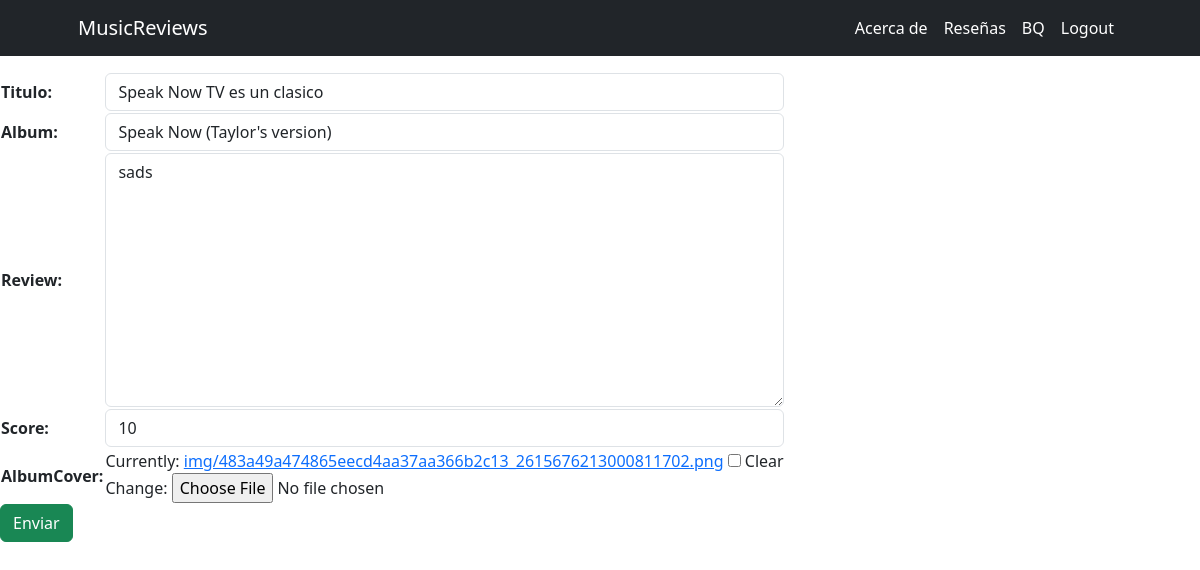
The page /editReview/Speak Now TV es un clasico (signed in) on the database its author committed.
### blog/models.py (models this page shows)
class review(models.Model):
    scorePick = (
        ('1','1'),
        ('2','2'),
        ('3','3'),
        ('4','4'),
        ('5','5'),
        ('6','6'),
        ('7','7'),
        ('8','8'),
        ('9','9'),
        ('10','10'),
        )
    titulo = models.CharField(max_length=200)
    album = models.CharField(max_length=200)
    review = models.TextField(null=True, blank=True)
    score = models.CharField(max_length=10, choices=scorePick, default='uno')
    fechaPublicacion = models.DateTimeField(auto_now_add=True)
    albumCover =  models.ImageField(null=True, blank=True, upload_to="img/")
    author = models.ForeignKey(
        settings.AUTH_USER_MODEL,
        on_delete=models.CASCADE,
        default=1
    )

### blog/views.py (the view)
# urls.py: path('editReview/<TituloReview>', editReview, name="editReview"),
@login_required
def editReview(request, TituloReview):
    Review = review.objects.get(titulo= TituloReview)
    if request.method == 'POST':
        miForm = FormNewReview(request.POST, request.FILES)
        if miForm.is_valid:
            print(miForm)
            data = miForm.cleaned_data
            Review.titulo = data['titulo']
            Review.album = data['album']
            Review.review = data['review']
            Review.score = data['score']
            Review.albumCover = data['albumCover']
            Review.save()
            reviews = review.objects.all()
            return render(request, "blog/reviewList.html", {"reviews": reviews})
    else:
        miForm = FormNewReview(initial={'titulo': Review.titulo, 'album': Review.album, 'review': Review.review, 'score':Review.score,'albumCover':Review.albumCover})
    return render(request, "blog/editReview.html", {"miForm":miForm})

### blog/forms.py
class FormNewReview(forms.ModelForm):
    class Meta:
        model = review
        fields = ('author','titulo', 'album', 'review','score','albumCover')
        widgets = {
            'author': forms.TextInput(attrs={'class': 'form-control', 'value': '', 'id':'author_id', 'type':'hidden',}),
            'titulo' : forms.TextInput(attrs={'class': 'form-control'}),
            'album' : forms.TextInput(attrs={'class': 'form-control'}),
            'review' : forms.Textarea(attrs={'class': 'form-control'}),
            'score' : forms.Select(attrs={'class': 'form-control'}),
        }

### blog/templates/blog/editReview.html
{% extends 'blog/home.html' %}
{% load static %}
{% block contenido %}
<br>
<br>
<br>
<form action="" method="post" enctype="multipart/form-data"> {% csrf_token %}
    <table>
        {{ miForm.as_table }}
    </table>
    <input class="btn btn-success" type="submit" value="Enviar">
</form>
{% endblock %}

### blog/templates/blog/home.html (shortened to what this page needs)
<!DOCTYPE html>
<html lang="en">
<head>
    {% load static %}
    <link href="{% static 'blog/css/custom.css'%}" rel="stylesheet"/>
    <link href="{% static 'blog/css/bootstrap.min.css'%}" rel="stylesheet"/>
</head>
<body>
    <nav class="navbar navbar-expand-lg  fixed-top bg-dark" id="mainNav">
        <div class="container px-4 px-lg-5">
            <a class="navbar-brand navText" href="{% url 'Home' %}">MusicReviews</a>
            <div class="collapse navbar-collapse" id="navbarResponsive">
                <ul class="navbar-nav ms-auto">
                    <li class="nav-item"><a class="nav-link navText" href="{% url 'About' %}">Acerca de</a></li>
                    <li class="nav-item"><a class="nav-link navText" href="{% url 'ReviewList' %}">Reseñas</a></li>
                    <li class="nav-item"><a class="nav-link navText" href="{% url 'profile' %}">{{user.username}}</a></li>
                    <li class="nav-item"><a class="nav-link navText" href="{% url 'Logout' %}">Logout</a></li>
                </ul>
            </div>
        </div>
    </nav>
    <div class="contenido">
        {% block contenido %}{% endblock %}
    </div>
</body>
</html>

### blog/static/blog/css/custom.css (style rules this page uses)
.navText { color: white !important; }

### rows shown on the page
review: titulo "Speak Now TV es un clasico", album "Speak Now (Taylor's version)", review "sads", score "10"

### other values the page prints
{{ user.username }} "BQ"
